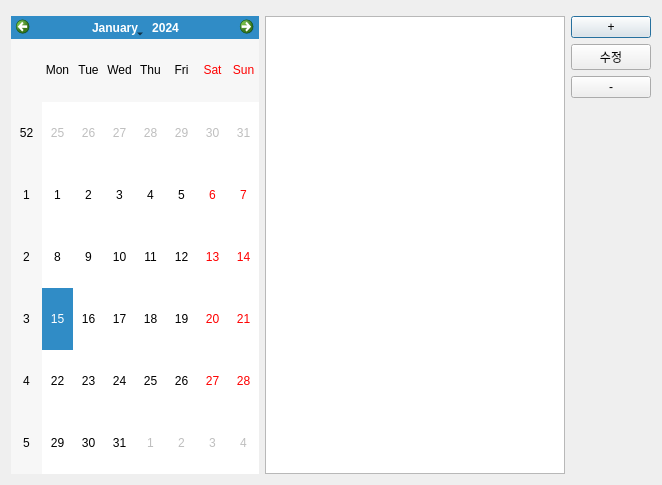
<?xml version="1.0" encoding="UTF-8"?>
<ui version="4.0">
 <class>CReportScheduleDlgClass</class>
 <widget class="QDialog" name="CReportScheduleDlgClass">
  <property name="geometry">
   <rect>
    <x>0</x>
    <y>0</y>
    <width>662</width>
    <height>485</height>
   </rect>
  </property>
  <property name="windowTitle">
   <string>CReportScheduleDlg</string>
  </property>
  <layout class="QVBoxLayout" name="verticalLayout" stretch="1,99">
   <item>
    <layout class="QHBoxLayout" name="horizontalLayout"/>
   </item>
   <item>
    <layout class="QHBoxLayout" name="horizontalLayout_2" stretch="0,90,10">
     <item>
      <layout class="QVBoxLayout" name="verticalLayout_3">
       <item>
        <widget class="QCalendarWidget" name="calendarWidget"/>
       </item>
      </layout>
     </item>
     <item>
      <widget class="QTableView" name="tableView"/>
     </item>
     <item>
      <layout class="QVBoxLayout" name="verticalLayout_2">
       <item>
        <widget class="QPushButton" name="pushButton">
         <property name="text">
          <string>+</string>
         </property>
        </widget>
       </item>
       <item>
        <widget class="QPushButton" name="pushButton_2">
         <property name="text">
          <string>수정</string>
         </property>
        </widget>
       </item>
       <item>
        <widget class="QPushButton" name="pushButton_3">
         <property name="text">
          <string>-</string>
         </property>
        </widget>
       </item>
       <item>
        <spacer name="verticalSpacer">
         <property name="orientation">
          <enum>Qt::Vertical</enum>
         </property>
         <property name="sizeHint" stdset="0">
          <size>
           <width>20</width>
           <height>40</height>
          </size>
         </property>
        </spacer>
       </item>
      </layout>
     </item>
    </layout>
   </item>
  </layout>
 </widget>
 <layoutdefault spacing="6" margin="11"/>
 <resources/>
 <connections/>
</ui>
